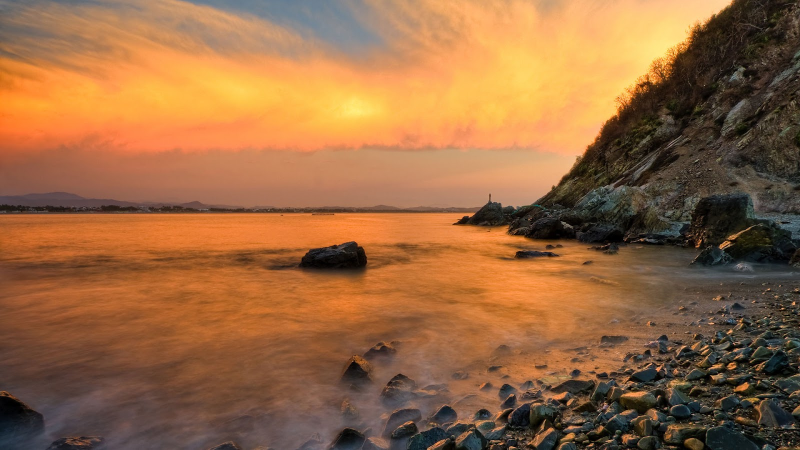
#> input picture demo.jpg, 1600 x 900 px (shown at 1/2 size)
$ python MatrixGlitch.py   (older library calls are emulated)
#> lines starting #> are read from the running program, lines starting #| are printed output that depends on the picture
import cv2
import random
import os
import numpy as np
img = cv2.imread('demo.jpg')
#> img is the input picture: shape (900, 1600, 3); mean B, G, R 65.9, 104.1, 151.1
width = 500
height = round(width / img.shape[1] * img.shape[0])
#> height = 281
frame = cv2.resize(img,(width,height))
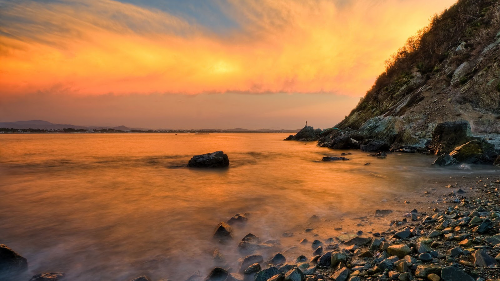
#> frame: shape (281, 500, 3); mean B, G, R 65.8, 104, 151
isLine = False
noisex = 125
noisey = 125
noisechannel = 3
while True:
    data = frame.copy()
    noiseM1 = bytearray(os.urandom(noisex * noisey * noisechannel))
    noiseM1 = np.array(noiseM1,np.ubyte)
    noiseM1 = noiseM1.reshape(noisey,noisex,noisechannel)
    noiseM1 = cv2.resize(noiseM1,(width,height))
    box = np.zeros((width,height,3),dtype=np.ubyte)
    #print(box.shape,frame.shape)
    if isLine:
        for i in range(0,100):
            line = random.randint(0,frame.shape[0] - 1)
            data[line,:,:] = noiseM1[line,:,:]
    else:
        box = np.asarray((np.asarray(noiseM1,np.int) + np.asarray(frame,np.int) * 2) / 3, np.ubyte)
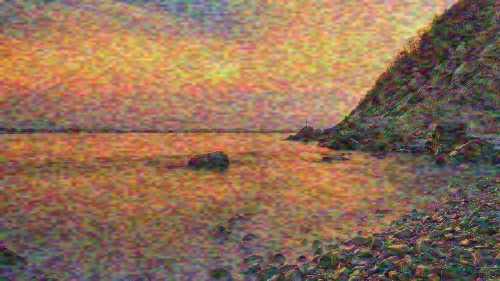
#> box: shape (281, 500, 3); mean B, G, R 85.9, 111.6, 142.7

    cv2.imwrite('MatrixGlitch.jpg',box)
    cv2.imshow('demo',box)
    cv2.waitKey(50)
